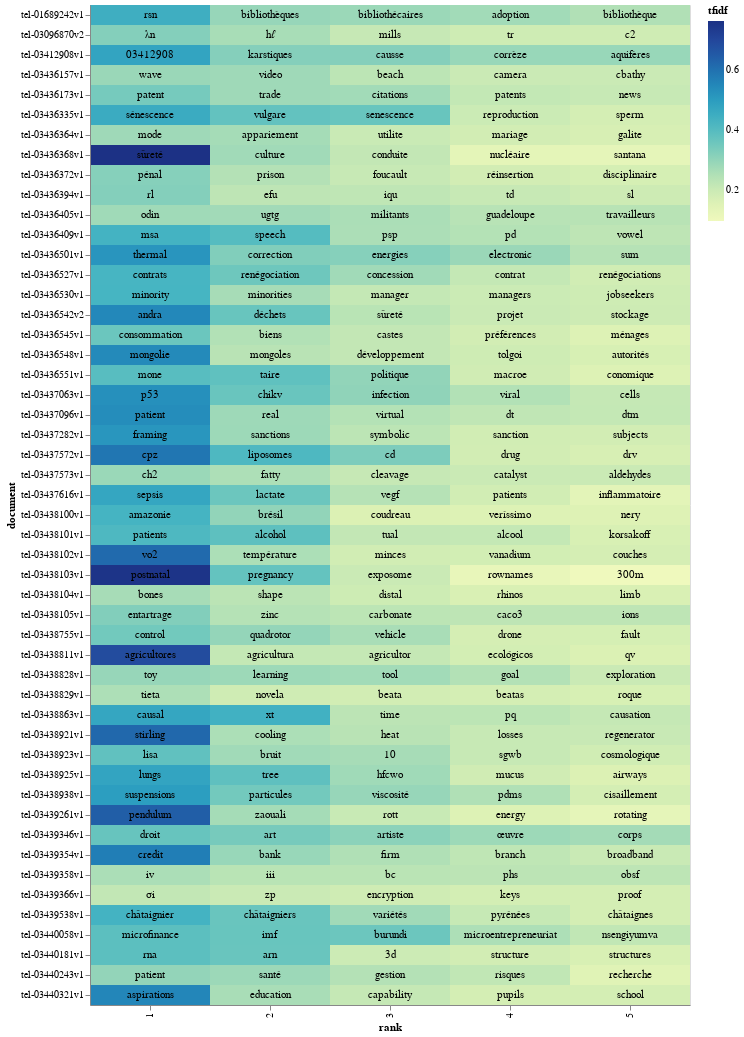

Notebook source saved alongside this figure:
### Code cell
# adding a little randomness to break ties in term ranking
top_tfidf_plusRand = top_tfidf.copy()
top_tfidf_plusRand['tfidf'] = top_tfidf_plusRand['tfidf'] + np.random.rand(top_tfidf.shape[0])*0.0001

# base for all visualizations, with rank calculation
base = alt.Chart(top_tfidf_plusRand).encode(
    x = 'rank:O',
    y = 'document:N'
).transform_window(
    rank = "rank()",
    sort = [alt.SortField("tfidf", order="descending")],
    groupby = ["document"],
)
# heatmap specification
heatmap = base.mark_rect().encode(
    color = 'tfidf:Q'
)
# text labels, white for darker heatmap colors
text = base.mark_text(baseline='middle').encode(
    text = 'term:N'
)
# display the three superimposed visualizations
(heatmap  + text).properties(width = 600)

### Figure 1 — Vega-Lite specification as saved in the notebook (floating-point values rounded to 4 significant figures; data arrays with more than 128 entries replaced by an {"elided": "..."} marker saying what was removed)
{"config": {"view": {"continuousWidth": 400, "continuousHeight": 300}}, "layer": [{"mark": "rect", "encoding": {"color": {"field": "tfidf", "type": "quantitative"}, "x": {"field": "rank", "type": "ordinal"}, "y": {"field": "document", "type": "nominal"}}, "transform": [{"window": [{"op": "rank", "field": "", "as": "rank"}], "groupby": ["document"], "sort": [{"field": "tfidf", "order": "descending"}]}]}, {"mark": {"type": "text", "baseline": "middle"}, "encoding": {"text": {"field": "term", "type": "nominal"}, "x": {"field": "rank", "type": "ordinal"}, "y": {"field": "document", "type": "nominal"}}, "transform": [{"window": [{"op": "rank", "field": "", "as": "rank"}], "groupby": ["document"], "sort": [{"field": "tfidf", "order": "descending"}]}]}], "data": {"name": "data-dc493d68bf3c8bcd66dc1b6b9a574d89"}, "width": 600, "$schema": "https://vega.github.io/schema/vega-lite/v4.17.0.json", "datasets": {"data-dc493d68bf3c8bcd66dc1b6b9a574d89": {"elided": "250 records"}}}
